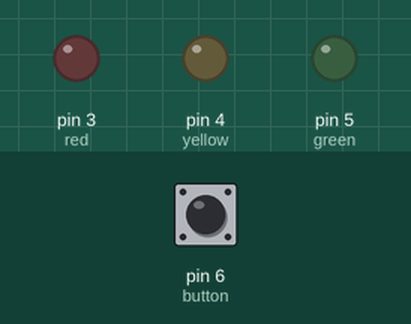
Simulated run of this sketch. Board: Arduino Uno, built with avr-gcc and run on an emulated ATmega328P. Parts: output pins drawn as LEDs (lit = HIGH). Dashed ring = blinking. The test bench sets the inputs (shaded band); at power-on: pin 6 (button) LOW.

Above: at 1.3 s.
1.4 s: pin 6 (button) pulled HIGH for 1 s
At 2.9 s:
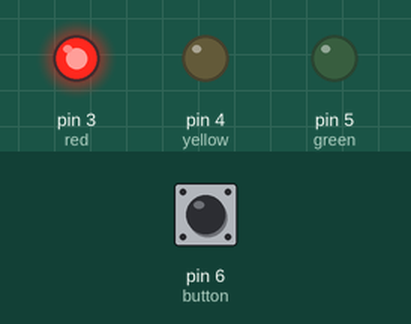
3.9 s: pin 6 (button) pulled HIGH for 0.3 s
At 4.8 s:
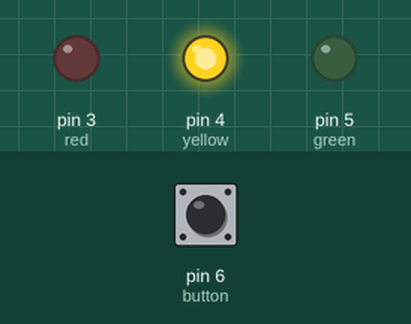
5.7 s: pin 6 (button) pulled HIGH for 3.2 s
At 9.0 s:
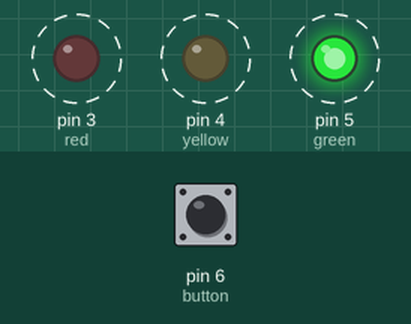
Timing chart, 0 to 10.5 s (numbered marks = the images above; inputs shaded):
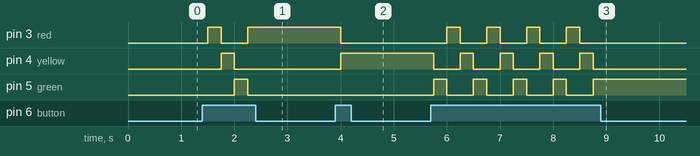

The sketch:

squad_asc_Rawan_traffic_light.ino
```cpp
#define red  3
#define yellow  4
#define green 5
#define button  6
int counter = 0;
void setup()
{
  pinMode(button, INPUT);
  pinMode(red, OUTPUT);
  pinMode(yellow, OUTPUT);
  pinMode(green, OUTPUT);
}
void loop() {
  if (digitalRead(button) == HIGH)
    counter++;
  if (counter == 1)
  { digitalWrite(green, LOW);
    digitalWrite(red, HIGH);
  }
  else if (counter == 2)
  { digitalWrite(red, LOW);
    digitalWrite(yellow, HIGH);
  }
  else if (counter == 3)
  { digitalWrite(yellow, LOW);
    digitalWrite(green, HIGH);
    counter = 0;
  }
  delay(250);
}
```

Measured:
- after the input at 1.4 s, pin 3 (red): LOW → HIGH after 0.10 s, → LOW 0.25 s later, → HIGH 0.50 s later; pin 4 (yellow): LOW → HIGH after 0.35 s, → LOW 0.25 s later; pin 5 (green): LOW → HIGH after 0.60 s, → LOW 0.25 s later
- after the input at 3.9 s, pin 3 (red): HIGH → LOW after 0.10 s; pin 4 (yellow): LOW → HIGH after 0.10 s
- after the input at 5.7 s, pin 3 (red): alternates HIGH for 0.25 s and LOW for 0.50 s, 8 changes in all, then stays LOW, starting after 0.30 s; pin 4 (yellow): alternates HIGH for 0.25 s and LOW for 0.50 s, 9 changes in all, then stays LOW, starting after 0.05 s
